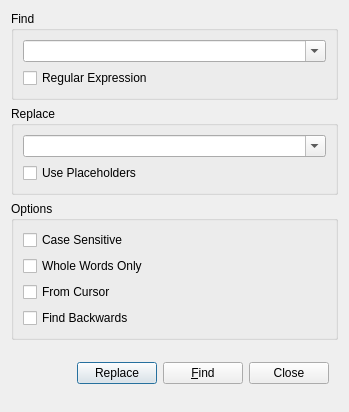
<?xml version="1.0" encoding="UTF-8"?>
<ui version="4.0">
 <class>dlgFindReplace</class>
 <widget class="QDialog" name="dlgFindReplace">
  <property name="geometry">
   <rect>
    <x>0</x>
    <y>0</y>
    <width>349</width>
    <height>412</height>
   </rect>
  </property>
  <property name="sizePolicy">
   <sizepolicy hsizetype="MinimumExpanding" vsizetype="MinimumExpanding">
    <horstretch>0</horstretch>
    <verstretch>0</verstretch>
   </sizepolicy>
  </property>
  <property name="windowTitle">
   <string>Find Replace</string>
  </property>
  <layout class="QVBoxLayout" name="verticalLayout">
   <item>
    <widget class="QGroupBox" name="grpFind">
     <property name="title">
      <string>Find</string>
     </property>
     <layout class="QVBoxLayout" name="verticalLayout_2">
      <item>
       <widget class="QComboBox" name="cboFind">
        <property name="editable">
         <bool>true</bool>
        </property>
       </widget>
      </item>
      <item>
       <widget class="QCheckBox" name="chkRegEx">
        <property name="text">
         <string>Regular Expression</string>
        </property>
       </widget>
      </item>
     </layout>
    </widget>
   </item>
   <item>
    <widget class="QGroupBox" name="grpReplace">
     <property name="title">
      <string>Replace</string>
     </property>
     <layout class="QVBoxLayout" name="verticalLayout_3">
      <item>
       <widget class="QComboBox" name="cboReplace">
        <property name="editable">
         <bool>true</bool>
        </property>
       </widget>
      </item>
      <item>
       <widget class="QCheckBox" name="chkPlaceholders">
        <property name="text">
         <string>Use Placeholders</string>
        </property>
       </widget>
      </item>
     </layout>
    </widget>
   </item>
   <item>
    <widget class="QGroupBox" name="grpOptions">
     <property name="title">
      <string>Options</string>
     </property>
     <layout class="QVBoxLayout" name="verticalLayout_4">
      <item>
       <widget class="QCheckBox" name="chkCase">
        <property name="text">
         <string>Case Sensitive</string>
        </property>
       </widget>
      </item>
      <item>
       <widget class="QCheckBox" name="chkWhole">
        <property name="text">
         <string>Whole Words Only</string>
        </property>
       </widget>
      </item>
      <item>
       <widget class="QCheckBox" name="chkCursor">
        <property name="text">
         <string>From Cursor</string>
        </property>
       </widget>
      </item>
      <item>
       <widget class="QCheckBox" name="chkBackwards">
        <property name="text">
         <string>Find Backwards</string>
        </property>
       </widget>
      </item>
     </layout>
    </widget>
   </item>
   <item>
    <widget class="QWidget" name="wdgButtons" native="true">
     <layout class="QHBoxLayout" name="horizontalLayout">
      <item>
       <spacer name="horizontalSpacer">
        <property name="orientation">
         <enum>Qt::Horizontal</enum>
        </property>
        <property name="sizeHint" stdset="0">
         <size>
          <width>40</width>
          <height>20</height>
         </size>
        </property>
       </spacer>
      </item>
      <item>
       <widget class="QPushButton" name="btnReplace">
        <property name="text">
         <string>Replace</string>
        </property>
       </widget>
      </item>
      <item>
       <widget class="QPushButton" name="btnFind">
        <property name="text">
         <string>&amp;Find</string>
        </property>
       </widget>
      </item>
      <item>
       <widget class="QPushButton" name="btnClose">
        <property name="text">
         <string>Close</string>
        </property>
       </widget>
      </item>
     </layout>
    </widget>
   </item>
  </layout>
 </widget>
 <resources/>
 <connections>
  <connection>
   <sender>btnClose</sender>
   <signal>clicked()</signal>
   <receiver>dlgFindReplace</receiver>
   <slot>close()</slot>
   <hints>
    <hint type="sourcelabel">
     <x>288</x>
     <y>379</y>
    </hint>
    <hint type="destinationlabel">
     <x>174</x>
     <y>205</y>
    </hint>
   </hints>
  </connection>
 </connections>
</ui>
